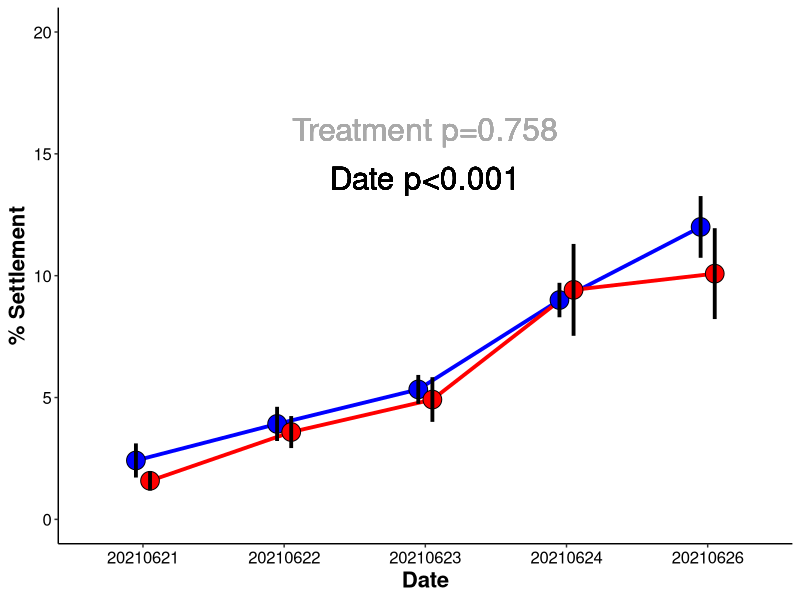
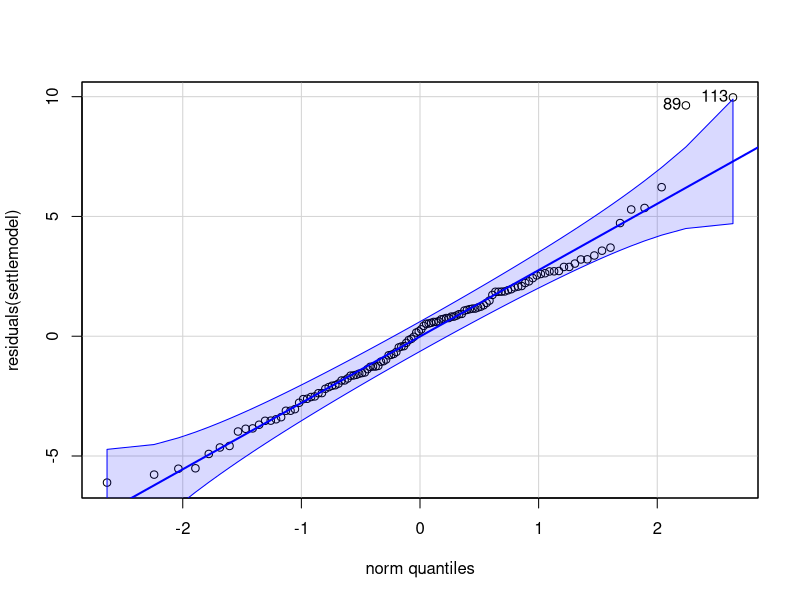
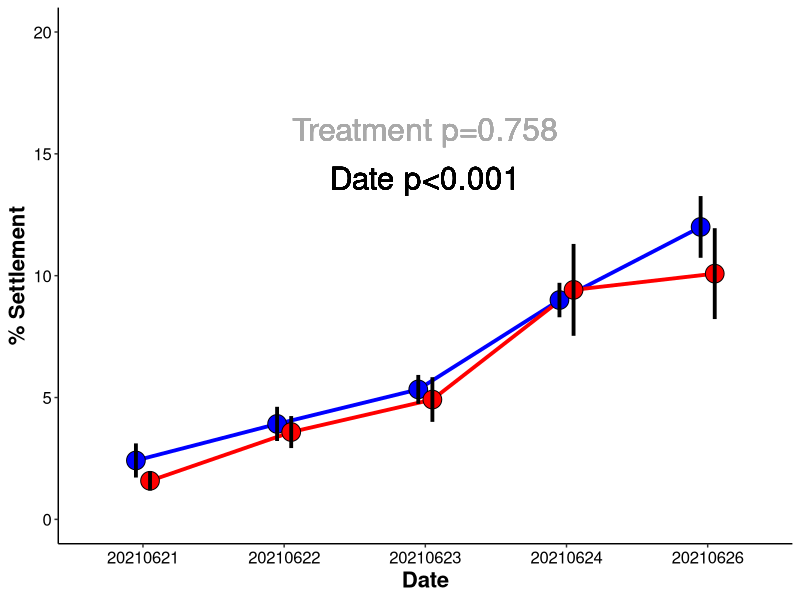

The R source for these figures, in order:
## ---- chunk 1
knitr::opts_chunk$set(echo = TRUE, warning = FALSE, message = FALSE)
## ---- chunk 2
## install packages if you dont already have them in your library
if ("tidyverse" %in% rownames(installed.packages()) == 'FALSE') install.packages('tidyverse') 
if ("car" %in% rownames(installed.packages()) == 'FALSE') install.packages('car') 
if ("lme4" %in% rownames(installed.packages()) == 'FALSE') install.packages('lme4') 
if ("lmerTest" %in% rownames(installed.packages()) == 'FALSE') install.packages('lmerTest') 
if ("scales" %in% rownames(installed.packages()) == 'FALSE') install.packages('scales') 
if ("cowplot" %in% rownames(installed.packages()) == 'FALSE') install.packages('cowplot') 
if ("ggplot2" %in% rownames(installed.packages()) == 'FALSE') install.packages('ggplot2') 
if ("effects" %in% rownames(installed.packages()) == 'FALSE') install.packages('effects') 
if ("emmeans" %in% rownames(installed.packages()) == 'FALSE') install.packages('emmeans') 
if ("multcomp" %in% rownames(installed.packages()) == 'FALSE') install.packages('multcomp') 

#load packages
library("ggplot2")
library("tidyverse")
library('car')
library('lme4')
library('lmerTest')
library('scales')
library('cowplot')
library('effects')
library('emmeans')
library('multcomp')
## ---- chunk 3
settle<-read.csv("Mcap2021/Data/Settlement.csv")

settle$Date<-as.factor(settle$Date)
## ---- chunk 4
settle_plot<-settle %>%
    dplyr::group_by(Date, Treatment)%>%
    dplyr::summarise(mean=mean(Settled), sd=sd(Settled), N=length(Settled), se=sd/sqrt(N))%>%
    ggplot(., aes(x = as.factor(Date), y = mean, group=interaction(Date, Treatment))) +
    geom_line(position=position_dodge(0.2), size=1.3, aes(color=Treatment, group=Treatment)) +
    geom_point(aes(fill=Treatment, group=interaction(Treatment, Date)), pch = 21, size=6, position = position_dodge(0.2)) + 
    geom_errorbar(aes(ymin=mean-se, ymax=mean+se, group=interaction(Treatment, Date)), width=0, linetype="solid", position=position_dodge(0.2), size=1.3, color="black")+
    xlab("Date") + 
    scale_fill_manual(name="Rearing Treatment", values=c("blue","red"))+
    scale_color_manual(name="Rearing Treatment", values=c("blue","red"))+
    ylab(expression(bold(paste("% Settlement")))) +
    geom_text(x=3, y=16, label="Treatment p=0.758", color="darkgray", size=8)+
    geom_text(x=3, y=14, label="Date p<0.001", color="black", size=8)+
    ylim(0, 20)+
    theme_classic() + 
    theme(
      legend.position="none",
      axis.title=element_text(face="bold", size=16),
      axis.text=element_text(size=12, color="black"), 
      legend.title=element_text(face="bold", size=14), 
      legend.text=element_text(size=12)
      ); settle_plot

ggsave("Mcap2021/Figures/Settlement.png", settle_plot, dpi=300, w=8.5, h=5, units="in")
## ---- chunk 5
settlemodel<-lmer(Settled~Treatment*Date + (1|Tank), data=settle) #run as random
anova(settlemodel, type="II")
summary(settlemodel)
## ---- chunk 6
qqPlot(residuals(settlemodel))
leveneTest(residuals(settlemodel)~Treatment*Date, data=settle)
## ---- chunk 7
emm<-emmeans(settlemodel, ~Treatment|Date)
cld(emm)
